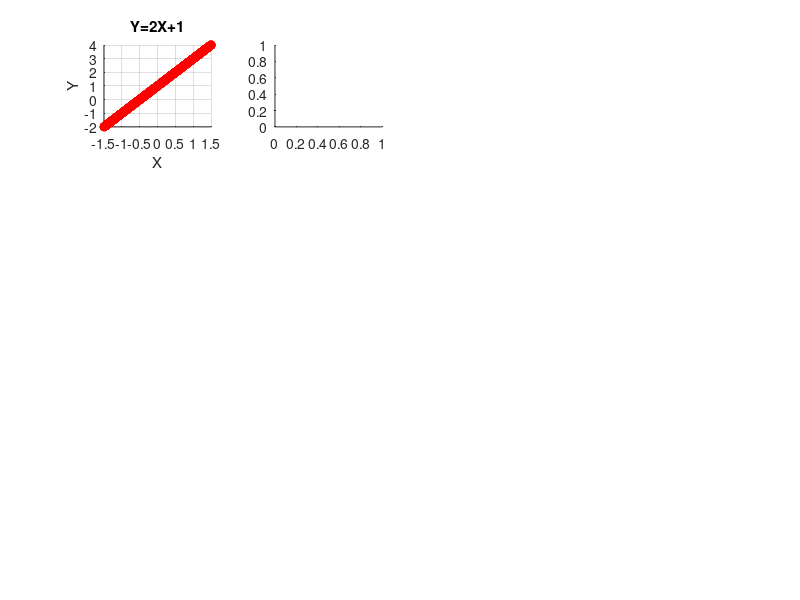

MATLAB code to generate this figure: (Note: this script raises an error after producing the figure.)
% A script which explores functional dependence, and how the empirical
% copula changes w/ different functional dependencies

clear;
clc;

% Generate the data
range = 1.5;
n = 1000;
x = -range + 2*range*rand(n,1);       % generate uniform RV's
% x = rand(1000,1);       % generate uniform RV's
% transform to desired distribution

% x = norminv(x, 0, 1);

% x = tinv(x, 3);

% x = gaminv(x,2,1);

% alpha = 5;
% beta = 1;
% betaDist = makedist('Beta', alpha, beta);
% x = icdf(betaDist, x);

figtitlestr = sprintf('X ~ Uniform(-%d,%d)',range,range);
% figtitlestr = 'X ~ Beta(5,1)';
neg = 0;

%% 
%%%%%%%%%%%%%%%%%%%%%%%%%%%%%%%%%%%%%%%%%%%%%%%%%%%%%%%


N = 500;
K = 100;

subplot_idx = 1;
% affine dependence
fprintf('Processing Affine Dependence\n');
y = 2*x + 1;
titStr = 'Y=2X+1';
if(neg)
    y = y*-1;
    titStr = 'Y=-1*(2X+1)';
end
subplot(4,4,subplot_idx); subplot_idx = subplot_idx + 1;
scatter(x, y, 'r')
title(titStr);
xlabel('X')
ylabel('Y')
grid on

subplot(4,4,subplot_idx); subplot_idx = subplot_idx + 1;
[ecop,U,c] = empcopula([x y],K); U1 = U(:,:,1); U2 = U(:,:,2);
contour(U1,U2,ecop)
xlabel('U_1')
ylabel('U_2')
title('$$\hat{C}(F_X,G_Y)$$', 'Interpreter', 'Latex');

U_gen = empcopularnd(c, N);
subplot(4,4,subplot_idx); subplot_idx = subplot_idx + 1;
scatter(U_gen(:,1), U_gen(:,2))
title('Genearted Samples from $$\hat{C}(F_X,G_Y)$$', 'Interpreter', 'Latex');
xlabel('U_1')
ylabel('U_2')
grid on

subplot(4,4,subplot_idx); subplot_idx = subplot_idx + 1;
hist3([x y], [100 100]);
set(get(gca,'child'),'FaceColor','interp','CDataMode','auto');
title('f_X_Y(X,Y)');
xlabel('U_1')
ylabel('U_2')
grid on


% quadratic dependence
fprintf('Processing Quadratic Dependence\n');
y = x.^2;
titStr = 'Y=X^2';
if(neg)
    y = y*-1;
    titStr = 'Y=-X^2';
end
subplot(4,4,subplot_idx); subplot_idx = subplot_idx + 1;
scatter(x, y, 'r')
title(titStr);
xlabel('X')
ylabel('Y')
grid on

subplot(4,4,subplot_idx); subplot_idx = subplot_idx + 1;
[ecop,U,c] = empcopula([x y],K); U1 = U(:,:,1); U2 = U(:,:,2);
contour(U1,U2,ecop)
xlabel('U_1')
ylabel('U_2')
title('$$\hat{C}(F_X,G_Y)$$', 'Interpreter', 'Latex');

U_gen = empcopularnd(c, N);
subplot(4,4,subplot_idx); subplot_idx = subplot_idx + 1;
scatter(U_gen(:,1), U_gen(:,2))
title('Samples of $$\hat{C}(F_X,G_Y)$$', 'Interpreter', 'Latex');
xlabel('U_1')
ylabel('U_2')
grid on

subplot(4,4,subplot_idx); subplot_idx = subplot_idx + 1;
hist3([x y], [100 100]);
set(get(gca,'child'),'FaceColor','interp','CDataMode','auto');
title('f_X_Y(X,Y)');
xlabel('U_1')
ylabel('U_2')
grid on

% sinusoidal dependence
fprintf('Processing Sinusoidal Dependence\n');
y = sin(x);
titStr = 'Y=sin(X)';
if(neg)
    y = y*-1;
    titStr = 'Y= -sin(X)';
end
subplot(4,4,subplot_idx); subplot_idx = subplot_idx + 1;
scatter(x, y, 'r')
title(titStr);
xlabel('X')
ylabel('Y')
grid on

subplot(4,4,subplot_idx); subplot_idx = subplot_idx + 1;
[ecop,U,c] = empcopula([x y],K); U1 = U(:,:,1); U2 = U(:,:,2);
contour(U1,U2,ecop)
xlabel('U_1')
ylabel('U_2')
title('$$\hat{C}(F_X,G_Y)$$', 'Interpreter', 'Latex');

U_gen = empcopularnd(c, N);
subplot(4,4,subplot_idx); subplot_idx = subplot_idx + 1;
scatter(U_gen(:,1), U_gen(:,2))
title('Samples of $$\hat{C}(F_X,G_Y)$$', 'Interpreter', 'Latex');
xlabel('U_1')
ylabel('U_2')
grid on

subplot(4,4,subplot_idx); subplot_idx = subplot_idx + 1;
hist3([x y], [100 100]);
set(get(gca,'child'),'FaceColor','interp','CDataMode','auto');
title('f_X_Y(X,Y)');
xlabel('U_1')
ylabel('U_2')
grid on

% 4th order Poly dependence
fprintf('Processing 4th order polynomial dependence\n');
y = x.^4-2*x.^2;
titStr = 'Y=X^4-2X^2';
if(neg)
    y = y*-1;
    titStr = 'Y= -(X^4-2X^2)';
end
subplot(4,4,subplot_idx); subplot_idx = subplot_idx + 1;
scatter(x, y, 'r')
title(titStr);
xlabel('X')
ylabel('Y')
grid on

subplot(4,4,subplot_idx); subplot_idx = subplot_idx + 1;
[ecop,U,c] = empcopula([x y],K); U1 = U(:,:,1); U2 = U(:,:,2);
contour(U1,U2,ecop)
xlabel('U_1')
ylabel('U_2')
title('$$\hat{C}(F_X,G_Y)$$', 'Interpreter', 'Latex');

U_gen = empcopularnd(c, N);
subplot(4,4,subplot_idx); subplot_idx = subplot_idx + 1;
scatter(U_gen(:,1), U_gen(:,2))
title('Samples of $$\hat{C}(F_X,G_Y)$$', 'Interpreter', 'Latex');
xlabel('U_1')
ylabel('U_2')
grid on

subplot(4,4,subplot_idx); subplot_idx = subplot_idx + 1;
hist3([x y], [100 100]);
set(get(gca,'child'),'FaceColor','interp','CDataMode','auto');
title('f_X_Y(X,Y)');
xlabel('U_1')
ylabel('U_2')
grid on

h = figtitle(figtitlestr);

%%  Experiment w/ Polynomial functions only to understand effect of slope
% quadratic dependence
y = x.^2;
titStr = 'Y=X^2';
if(neg)
    y = y*-1;
    titStr = 'Y=-X^2';
end
subplot_idx = 1;
subplot(2,4,subplot_idx); subplot_idx = subplot_idx + 1;
scatter(x, y, 'r')
title(titStr);
xlabel('X')
ylabel('Y')
grid on

subplot(2,4,subplot_idx); subplot_idx = subplot_idx + 1;
[ecop,U,c] = empcopula([x y],K); U1 = U(:,:,1); U2 = U(:,:,2);
contour(U1,U2,ecop)
xlabel('U_1')
ylabel('U_2')
title('$$\hat{C}(F_X,G_Y)$$', 'Interpreter', 'Latex');

% quadratic dependence
y = x.^3;
titStr = 'Y=X^3';
if(neg)
    y = y*-1;
    titStr = 'Y=-X^3';
end
subplot(2,4,subplot_idx); subplot_idx = subplot_idx + 1;
scatter(x, y, 'r')
title(titStr);
xlabel('X')
ylabel('Y')
grid on

subplot(2,4,subplot_idx); subplot_idx = subplot_idx + 1;
[ecop,U,c] = empcopula([x y],K); U1 = U(:,:,1); U2 = U(:,:,2);
contour(U1,U2,ecop)
xlabel('U_1')
ylabel('U_2')
title('$$\hat{C}(F_X,G_Y)$$', 'Interpreter', 'Latex');

% quadratic dependence
y = x.^4;
titStr = 'Y=X^4';
if(neg)
    y = y*-1;
    titStr = 'Y=-X^4';
end
subplot(2,4,subplot_idx); subplot_idx = subplot_idx + 1;
scatter(x, y, 'r')
title(titStr);
xlabel('X')
ylabel('Y')
grid on

subplot(2,4,subplot_idx); subplot_idx = subplot_idx + 1;
[ecop,U,c] = empcopula([x y],K); U1 = U(:,:,1); U2 = U(:,:,2);
contour(U1,U2,ecop)
xlabel('U_1')
ylabel('U_2')
title('$$\hat{C}(F_X,G_Y)$$', 'Interpreter', 'Latex');

% quadratic dependence
y = x.^4-2*x.^2;
titStr = 'Y=X^4-2X^2';
if(neg)
    y = y*-1;
    titStr = 'Y=-(X^4-2X^2)';
end
subplot(2,4,subplot_idx); subplot_idx = subplot_idx + 1;
scatter(x, y, 'r')
title(titStr);
xlabel('X')
ylabel('Y')
grid on

subplot(2,4,subplot_idx); subplot_idx = subplot_idx + 1;
[ecop, U1, U2] = ecopula([x y]);
contour(U1,U2,ecop)
xlabel('U_1')
ylabel('U_2')
title('$$\hat{C}(F_X,G_Y)$$', 'Interpreter', 'Latex');


h = figtitle(figtitlestr);

%% Polynomial Experiments
figure;

y = -10*x.^2;
subplot_idx = 1;
subplot(2,3,subplot_idx); subplot_idx = subplot_idx + 1;
[ecop,U,c] = empcopula([x y],K); U1 = U(:,:,1); U2 = U(:,:,2);
contour(U1,U2,ecop)
xlabel('U_1')
ylabel('U_2')
title('$$\hat{C}(F_X,G_Y) | Y = -10X^2$$', 'Interpreter', 'Latex');

y = -5*x.^2;
subplot(2,3,subplot_idx); subplot_idx = subplot_idx + 1;
[ecop,U,c] = empcopula([x y],K); U1 = U(:,:,1); U2 = U(:,:,2);
contour(U1,U2,ecop)
xlabel('U_1')
ylabel('U_2')
title('$$\hat{C}(F_X,G_Y) | Y = -5X^2$$', 'Interpreter', 'Latex');

y = -x.^2;
subplot(2,3,subplot_idx); subplot_idx = subplot_idx + 1;
[ecop,U,c] = empcopula([x y],K); U1 = U(:,:,1); U2 = U(:,:,2);
contour(U1,U2,ecop)
xlabel('U_1')
ylabel('U_2')
title('$$\hat{C}(F_X,G_Y) | Y = -X^2$$', 'Interpreter', 'Latex');

y = x.^2;
subplot(2,3,subplot_idx); subplot_idx = subplot_idx + 1;
[ecop,U,c] = empcopula([x y],K); U1 = U(:,:,1); U2 = U(:,:,2);
contour(U1,U2,ecop)
xlabel('U_1')
ylabel('U_2')
title('$$\hat{C}(F_X,G_Y) | Y = X^2$$', 'Interpreter', 'Latex');

y = 5*x.^2;
subplot(2,3,subplot_idx); subplot_idx = subplot_idx + 1;
[ecop,U,c] = empcopula([x y],K); U1 = U(:,:,1); U2 = U(:,:,2);
contour(U1,U2,ecop)
xlabel('U_1')
ylabel('U_2')
title('$$\hat{C}(F_X,G_Y) | Y = 5X^2$$', 'Interpreter', 'Latex');

y = 10*x.^2;
subplot(2,3,subplot_idx); subplot_idx = subplot_idx + 1;
[ecop,U,c] = empcopula([x y],K); U1 = U(:,:,1); U2 = U(:,:,2);
contour(U1,U2,ecop)
xlabel('U_1')
ylabel('U_2')
title('$$\hat{C}(F_X,G_Y) | Y = 10X^2$$', 'Interpreter', 'Latex');

h = figtitle(figtitlestr);

figure;
y = -(x-5).^2;
subplot_idx = 1;
subplot(2,3,subplot_idx); subplot_idx = subplot_idx + 1;
[ecop,U,c] = empcopula([x y],K); U1 = U(:,:,1); U2 = U(:,:,2);
contour(U1,U2,ecop)
xlabel('U_1')
ylabel('U_2')
title('$$\hat{C}(F_X,G_Y) | Y = -(X-5)^2$$', 'Interpreter', 'Latex');

y = -x.^2;
subplot(2,3,subplot_idx); subplot_idx = subplot_idx + 1;
[ecop,U,c] = empcopula([x y],K); U1 = U(:,:,1); U2 = U(:,:,2);
contour(U1,U2,ecop)
xlabel('U_1')
ylabel('U_2')
title('$$\hat{C}(F_X,G_Y) | Y = -X^2$$', 'Interpreter', 'Latex');

y = -(x+5).^2;
subplot(2,3,subplot_idx); subplot_idx = subplot_idx + 1;
[ecop,U,c] = empcopula([x y],K); U1 = U(:,:,1); U2 = U(:,:,2);
contour(U1,U2,ecop)
xlabel('U_1')
ylabel('U_2')
title('$$\hat{C}(F_X,G_Y) | Y = -(X+5)^2$$', 'Interpreter', 'Latex');

y = (x-5).^2;
subplot(2,3,subplot_idx); subplot_idx = subplot_idx + 1;
[ecop,U,c] = empcopula([x y],K); U1 = U(:,:,1); U2 = U(:,:,2);
contour(U1,U2,ecop)
xlabel('U_1')
ylabel('U_2')
title('$$\hat{C}(F_X,G_Y) | Y = (X-5)^2$$', 'Interpreter', 'Latex');

y = x.^2;
subplot(2,3,subplot_idx); subplot_idx = subplot_idx + 1;
[ecop,U,c] = empcopula([x y],K); U1 = U(:,:,1); U2 = U(:,:,2);
contour(U1,U2,ecop)
xlabel('U_1')
ylabel('U_2')
title('$$\hat{C}(F_X,G_Y) | Y = X^2$$', 'Interpreter', 'Latex');

y = (x+5).^2;
subplot(2,3,subplot_idx); subplot_idx = subplot_idx + 1;
[ecop,U,c] = empcopula([x y],K); U1 = U(:,:,1); U2 = U(:,:,2);
contour(U1,U2,ecop)
xlabel('U_1')
ylabel('U_2')
title('$$\hat{C}(F_X,G_Y) | Y = (X+5)^2$$', 'Interpreter', 'Latex');

h = figtitle(figtitlestr);

%% sinusoidal experiments
figure;

y = sin(-10*x);
subplot_idx = 1;
subplot(2,3,subplot_idx); subplot_idx = subplot_idx + 1;
[ecop,U,c] = empcopula([x y],K); U1 = U(:,:,1); U2 = U(:,:,2);
contour(U1,U2,ecop)
xlabel('U_1')
ylabel('U_2')
title('$$\hat{C}(F_X,G_Y) | Y = sin(-10X)$$', 'Interpreter', 'Latex');

y = sin(-5*x);
subplot(2,3,subplot_idx); subplot_idx = subplot_idx + 1;
[ecop,U,c] = empcopula([x y],K); U1 = U(:,:,1); U2 = U(:,:,2);
contour(U1,U2,ecop)
xlabel('U_1')
ylabel('U_2')
title('$$\hat{C}(F_X,G_Y) | Y = sin(-5X)$$', 'Interpreter', 'Latex');

y = sin(-x);
subplot(2,3,subplot_idx); subplot_idx = subplot_idx + 1;
[ecop,U,c] = empcopula([x y],K); U1 = U(:,:,1); U2 = U(:,:,2);
contour(U1,U2,ecop)
xlabel('U_1')
ylabel('U_2')
title('$$\hat{C}(F_X,G_Y) | Y = sin(-X)$$', 'Interpreter', 'Latex');

y = sin(x);
subplot(2,3,subplot_idx); subplot_idx = subplot_idx + 1;
[ecop,U,c] = empcopula([x y],K); U1 = U(:,:,1); U2 = U(:,:,2);
contour(U1,U2,ecop)
xlabel('U_1')
ylabel('U_2')
title('$$\hat{C}(F_X,G_Y) | Y = sin(X)$$', 'Interpreter', 'Latex');

y = sin(5*x);
subplot(2,3,subplot_idx); subplot_idx = subplot_idx + 1;
[ecop,U,c] = empcopula([x y],K); U1 = U(:,:,1); U2 = U(:,:,2);
contour(U1,U2,ecop)
xlabel('U_1')
ylabel('U_2')
title('$$\hat{C}(F_X,G_Y) | Y = sin(5X)$$', 'Interpreter', 'Latex');

y = sin(10*x);
subplot(2,3,subplot_idx); subplot_idx = subplot_idx + 1;
[ecop,U,c] = empcopula([x y],K); U1 = U(:,:,1); U2 = U(:,:,2);
contour(U1,U2,ecop)
xlabel('U_1')
ylabel('U_2')
title('$$\hat{C}(F_X,G_Y) | Y = sin(10X)$$', 'Interpreter', 'Latex');

h = figtitle(figtitlestr);

figure;
y = sin(x-10);
subplot_idx = 1;
subplot(2,2,subplot_idx); subplot_idx = subplot_idx + 1;
[ecop,U,c] = empcopula([x y],K); U1 = U(:,:,1); U2 = U(:,:,2);
contour(U1,U2,ecop)
xlabel('U_1')
ylabel('U_2')
title('$$\hat{C}(F_X,G_Y) | Y = sin(X-10)$$', 'Interpreter', 'Latex');

y = sin(x-5);
subplot(2,2,subplot_idx); subplot_idx = subplot_idx + 1;
[ecop,U,c] = empcopula([x y],K); U1 = U(:,:,1); U2 = U(:,:,2);
contour(U1,U2,ecop)
xlabel('U_1')
ylabel('U_2')
title('$$\hat{C}(F_X,G_Y) | Y = sin(X-5)$$', 'Interpreter', 'Latex');

y = sin(x+5);
subplot(2,2,subplot_idx); subplot_idx = subplot_idx + 1;
[ecop,U,c] = empcopula([x y],K); U1 = U(:,:,1); U2 = U(:,:,2);
contour(U1,U2,ecop)
xlabel('U_1')
ylabel('U_2')
title('$$\hat{C}(F_X,G_Y) | Y = sin(X+5)$$', 'Interpreter', 'Latex');

y = sin(x+10);
subplot(2,2,subplot_idx); subplot_idx = subplot_idx + 1;
[ecop,U,c] = empcopula([x y],K); U1 = U(:,:,1); U2 = U(:,:,2);
contour(U1,U2,ecop)
xlabel('U_1')
ylabel('U_2')
title('$$\hat{C}(F_X,G_Y) | Y = sin(X+10)$$', 'Interpreter', 'Latex');

h = figtitle(figtitlestr);